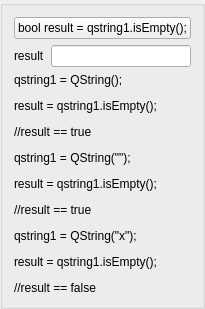
           <widget class="QGroupBox" name="groupBox_21">
            <property name="title">
             <string/>
            </property>
            <layout class="QGridLayout" name="gridLayout_20">
             <item row="1" column="0">
              <widget class="QLabel" name="label_35">
               <property name="text">
                <string>result</string>
               </property>
              </widget>
             </item>
             <item row="1" column="1">
              <widget class="QLineEdit" name="leIsEmptyResult"/>
             </item>
             <item row="0" column="0" colspan="2">
              <widget class="QPushButton" name="pbIsEmpty">
               <property name="text">
                <string>bool result = qstring1.isEmpty();</string>
               </property>
              </widget>
             </item>
             <item row="2" column="0" colspan="2">
              <widget class="QLabel" name="label_37">
               <property name="text">
                <string>&lt;html&gt;&lt;head/&gt;&lt;body&gt;&lt;p&gt;qstring1 = QString();&lt;/p&gt;&lt;p&gt;result = qstring1.isEmpty();&lt;/p&gt;&lt;p&gt;//result == true&lt;/p&gt;&lt;p&gt;qstring1 = QString(&amp;quot;&amp;quot;);&lt;/p&gt;&lt;p&gt;result = qstring1.isEmpty();&lt;/p&gt;&lt;p&gt;//result == true&lt;/p&gt;&lt;p&gt;qstring1 = QString(&amp;quot;x&amp;quot;);&lt;/p&gt;&lt;p&gt;result = qstring1.isEmpty();&lt;/p&gt;&lt;p&gt;//result == false&lt;/p&gt;&lt;/body&gt;&lt;/html&gt;</string>
               </property>
              </widget>
             </item>
            </layout>
           </widget>
